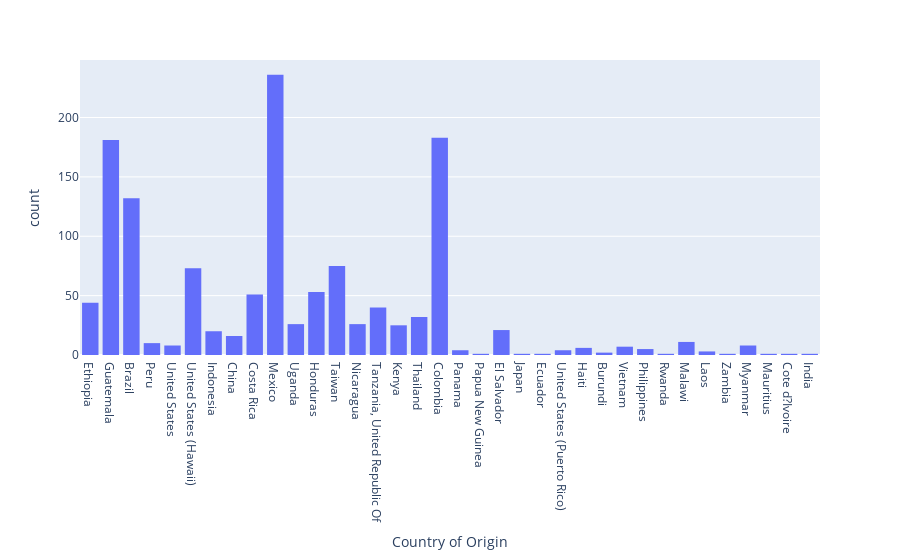
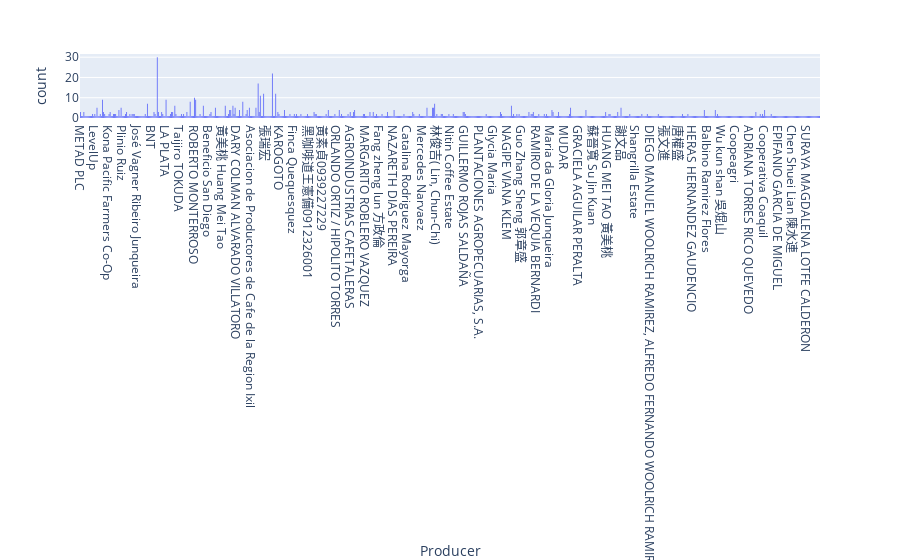
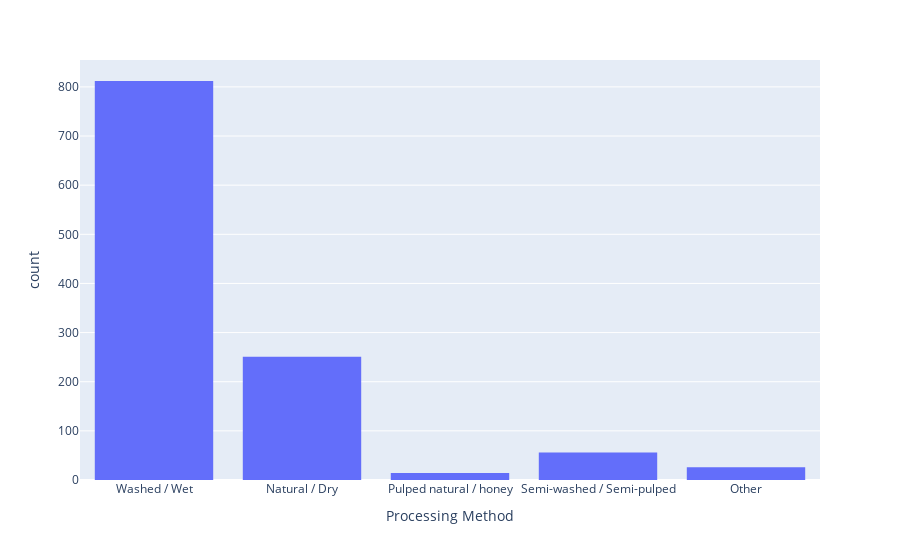

The cell these charts' notebook holds for them, in order:
### Markdown cell above
## Plot 
Plot a plotly histogram for each of the remaining columns. Can you write a loop?

### Code cell
import plotly.express as px

for col_name in arabica_df.columns:
    fig = px.histogram(arabica_df[col_name].dropna(), x=col_name)
    fig.show()

### Figure 1 — Plotly figure (JSON) as saved in the notebook; plotly's stock layout.template omitted (floating-point values rounded to 4 significant figures; data arrays with more than 128 entries replaced by an {"elided": "..."} marker saying what was removed)
{"data": [{"alignmentgroup": "True", "bingroup": "x", "hovertemplate": "Country of Origin=%{x}<br>count=%{y}<extra></extra>", "legendgroup": "", "marker": {"color": "#636efa", "pattern": {"shape": ""}}, "name": "", "offsetgroup": "", "orientation": "v", "showlegend": false, "type": "histogram", "x": {"elided": "1310 str values"}, "xaxis": "x", "yaxis": "y"}], "layout": {"barmode": "relative", "legend": {"tracegroupgap": 0}, "margin": {"t": 60}, "xaxis": {"anchor": "y", "domain": [0, 1], "title": {"text": "Country of Origin"}}, "yaxis": {"anchor": "x", "domain": [0, 1], "title": {"text": "count"}}}}

### Figure 2 — Plotly figure (JSON) as saved in the notebook; plotly's stock layout.template omitted (floating-point values rounded to 4 significant figures; data arrays with more than 128 entries replaced by an {"elided": "..."} marker saying what was removed)
{"data": [{"alignmentgroup": "True", "bingroup": "x", "hovertemplate": "Producer=%{x}<br>count=%{y}<extra></extra>", "legendgroup": "", "marker": {"color": "#636efa", "pattern": {"shape": ""}}, "name": "", "offsetgroup": "", "orientation": "v", "showlegend": false, "type": "histogram", "x": {"elided": "1081 str values"}, "xaxis": "x", "yaxis": "y"}], "layout": {"barmode": "relative", "legend": {"tracegroupgap": 0}, "margin": {"t": 60}, "xaxis": {"anchor": "y", "domain": [0, 1], "title": {"text": "Producer"}}, "yaxis": {"anchor": "x", "domain": [0, 1], "title": {"text": "count"}}}}

### Figure 3 — Plotly figure (JSON) as saved in the notebook; plotly's stock layout.template omitted (floating-point values rounded to 4 significant figures; data arrays with more than 128 entries replaced by an {"elided": "..."} marker saying what was removed)
{"data": [{"alignmentgroup": "True", "bingroup": "x", "hovertemplate": "Processing Method=%{x}<br>count=%{y}<extra></extra>", "legendgroup": "", "marker": {"color": "#636efa", "pattern": {"shape": ""}}, "name": "", "offsetgroup": "", "orientation": "v", "showlegend": false, "type": "histogram", "x": {"elided": "1159 str values"}, "xaxis": "x", "yaxis": "y"}], "layout": {"barmode": "relative", "legend": {"tracegroupgap": 0}, "margin": {"t": 60}, "xaxis": {"anchor": "y", "domain": [0, 1], "title": {"text": "Processing Method"}}, "yaxis": {"anchor": "x", "domain": [0, 1], "title": {"text": "count"}}}}
